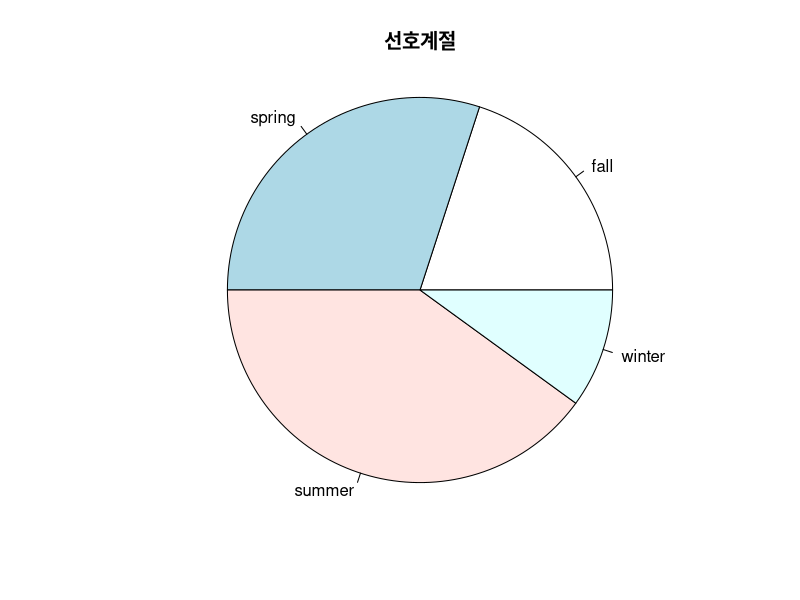

This figure's R source:
favorite = c('winter','summer','spring','summer','summer','fall','fall','summer','spring','spring')
ds = table(favorite)
ds
pie(ds, main='선호계절', radius=1)
